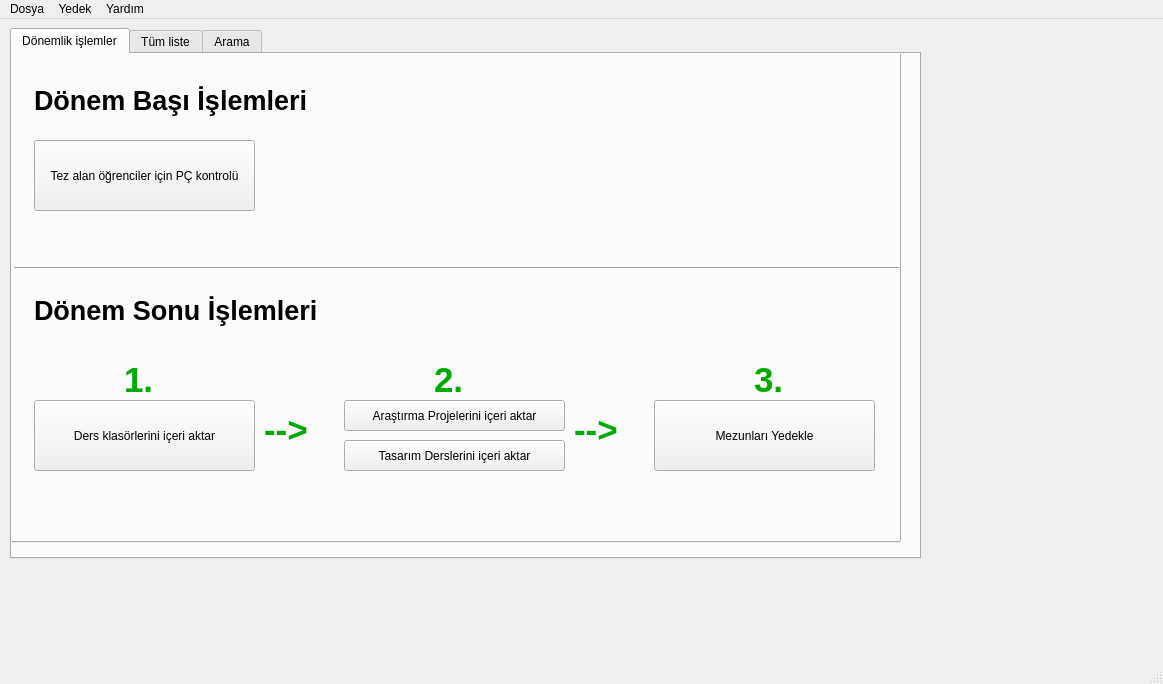
<?xml version="1.0" encoding="UTF-8"?>
<ui version="4.0">
 <class>Gemsis</class>
 <widget class="QMainWindow" name="Gemsis">
  <property name="geometry">
   <rect>
    <x>0</x>
    <y>0</y>
    <width>1163</width>
    <height>684</height>
   </rect>
  </property>
  <property name="windowTitle">
   <string>GemSis</string>
  </property>
  <widget class="QWidget" name="centralwidget">
   <property name="sizePolicy">
    <sizepolicy hsizetype="MinimumExpanding" vsizetype="MinimumExpanding">
     <horstretch>0</horstretch>
     <verstretch>0</verstretch>
    </sizepolicy>
   </property>
   <widget class="QWidget" name="verticalLayoutWidget">
    <property name="geometry">
     <rect>
      <x>10</x>
      <y>9</y>
      <width>911</width>
      <height>531</height>
     </rect>
    </property>
    <layout class="QVBoxLayout" name="verticalLayout_2">
     <item>
      <widget class="QTabWidget" name="donemlik">
       <property name="currentIndex">
        <number>0</number>
       </property>
       <widget class="QWidget" name="tab">
        <attribute name="title">
         <string>Dönemlik işlemler</string>
        </attribute>
        <widget class="QPushButton" name="pushButton">
         <property name="geometry">
          <rect>
           <x>20</x>
           <y>160</y>
           <width>221</width>
           <height>71</height>
          </rect>
         </property>
         <property name="text">
          <string>Ders klasörlerini içeri aktar</string>
         </property>
        </widget>
        <widget class="QPushButton" name="pushButton_2">
         <property name="geometry">
          <rect>
           <x>330</x>
           <y>160</y>
           <width>221</width>
           <height>71</height>
          </rect>
         </property>
         <property name="text">
          <string>Proje Derslerini içeri aktar</string>
         </property>
        </widget>
        <widget class="QPushButton" name="pushButton_3">
         <property name="geometry">
          <rect>
           <x>640</x>
           <y>160</y>
           <width>221</width>
           <height>71</height>
          </rect>
         </property>
         <property name="text">
          <string>Mezunları Sil</string>
         </property>
        </widget>
        <widget class="QLabel" name="label_4">
         <property name="geometry">
          <rect>
           <x>110</x>
           <y>120</y>
           <width>41</width>
           <height>41</height>
          </rect>
         </property>
         <property name="text">
          <string>&lt;html&gt;&lt;head/&gt;&lt;body&gt;&lt;p&gt;&lt;span style=&quot; font-size:26pt; font-weight:600; color:#00aa00;&quot;&gt;1.&lt;/span&gt;&lt;/p&gt;&lt;/body&gt;&lt;/html&gt;</string>
         </property>
         <property name="textFormat">
          <enum>Qt::RichText</enum>
         </property>
        </widget>
        <widget class="QLabel" name="label_9">
         <property name="geometry">
          <rect>
           <x>420</x>
           <y>120</y>
           <width>41</width>
           <height>41</height>
          </rect>
         </property>
         <property name="text">
          <string>&lt;html&gt;&lt;head/&gt;&lt;body&gt;&lt;p&gt;&lt;span style=&quot; font-size:26pt; font-weight:600; color:#00aa00;&quot;&gt;2.&lt;/span&gt;&lt;/p&gt;&lt;/body&gt;&lt;/html&gt;</string>
         </property>
         <property name="textFormat">
          <enum>Qt::RichText</enum>
         </property>
        </widget>
        <widget class="QLabel" name="label_10">
         <property name="geometry">
          <rect>
           <x>740</x>
           <y>120</y>
           <width>41</width>
           <height>41</height>
          </rect>
         </property>
         <property name="text">
          <string>&lt;html&gt;&lt;head/&gt;&lt;body&gt;&lt;p&gt;&lt;span style=&quot; font-size:26pt; font-weight:600; color:#00aa00;&quot;&gt;3.&lt;/span&gt;&lt;/p&gt;&lt;/body&gt;&lt;/html&gt;</string>
         </property>
         <property name="textFormat">
          <enum>Qt::RichText</enum>
         </property>
        </widget>
        <widget class="QLabel" name="label_11">
         <property name="geometry">
          <rect>
           <x>250</x>
           <y>170</y>
           <width>61</width>
           <height>41</height>
          </rect>
         </property>
         <property name="text">
          <string>&lt;html&gt;&lt;head/&gt;&lt;body&gt;&lt;p&gt;&lt;span style=&quot; font-size:26pt; font-weight:600; color:#00aa00;&quot;&gt;--&amp;gt;&lt;/span&gt;&lt;/p&gt;&lt;/body&gt;&lt;/html&gt;</string>
         </property>
         <property name="textFormat">
          <enum>Qt::RichText</enum>
         </property>
        </widget>
        <widget class="QLabel" name="label_12">
         <property name="geometry">
          <rect>
           <x>560</x>
           <y>170</y>
           <width>61</width>
           <height>41</height>
          </rect>
         </property>
         <property name="text">
          <string>&lt;html&gt;&lt;head/&gt;&lt;body&gt;&lt;p&gt;&lt;span style=&quot; font-size:26pt; font-weight:600; color:#00aa00;&quot;&gt;--&amp;gt;&lt;/span&gt;&lt;/p&gt;&lt;/body&gt;&lt;/html&gt;</string>
         </property>
         <property name="textFormat">
          <enum>Qt::RichText</enum>
         </property>
        </widget>
        <widget class="QPushButton" name="pushButton_7">
         <property name="geometry">
          <rect>
           <x>10</x>
           <y>30</y>
           <width>221</width>
           <height>71</height>
          </rect>
         </property>
         <property name="text">
          <string>Ders klasörlerini içeri aktar</string>
         </property>
        </widget>
        <widget class="QTabWidget" name="donemlik_2">
         <property name="geometry">
          <rect>
           <x>-20</x>
           <y>-40</y>
           <width>909</width>
           <height>529</height>
          </rect>
         </property>
         <property name="currentIndex">
          <number>2</number>
         </property>
         <widget class="QWidget" name="tab_7">
          <attribute name="title">
           <string>Tüm liste</string>
          </attribute>
          <widget class="QWidget" name="verticalLayoutWidget_4">
           <property name="geometry">
            <rect>
             <x>0</x>
             <y>0</y>
             <width>881</width>
             <height>551</height>
            </rect>
           </property>
           <layout class="QVBoxLayout" name="verticalLayout_7">
            <property name="spacing">
             <number>6</number>
            </property>
            <property name="topMargin">
             <number>3</number>
            </property>
            <item>
             <layout class="QHBoxLayout" name="horizontalLayout_8">
              <item>
               <widget class="QPushButton" name="import_4">
                <property name="text">
                 <string>Toplu içeri Aktar</string>
                </property>
               </widget>
              </item>
              <item>
               <widget class="QPushButton" name="import_tek_3">
                <property name="text">
                 <string>Tek ders içeri Aktar</string>
                </property>
               </widget>
              </item>
              <item>
               <widget class="QPushButton" name="last_report_3">
                <property name="text">
                 <string>Son Aktarım raporu</string>
                </property>
               </widget>
              </item>
              <item>
               <widget class="QPushButton" name="delete_4">
                <property name="text">
                 <string>Sil</string>
                </property>
               </widget>
              </item>
             </layout>
            </item>
            <item>
             <widget class="QTableWidget" name="tablo_3">
              <property name="rowCount">
               <number>100</number>
              </property>
              <property name="columnCount">
               <number>15</number>
              </property>
              <row/>
              <row/>
              <row/>
              <row/>
              <row/>
              <row/>
              <row/>
              <row/>
              <row/>
              <row/>
              <row/>
              <row/>
              <row/>
              <row/>
              <row/>
              <row/>
              <row/>
              <row/>
              <row/>
              <row/>
              <row/>
              <row/>
              <row/>
              <row/>
              <row/>
              <row/>
              <row/>
              <row/>
              <row/>
              <row/>
              <row/>
              <row/>
              <row/>
              <row/>
              <row/>
              <row/>
              <row/>
              <row/>
              <row/>
              <row/>
              <row/>
              <row/>
              <row/>
              <row/>
              <row/>
              <row/>
              <row/>
              <row/>
              <row/>
              <row/>
              <row/>
              <row/>
              <row/>
              <row/>
              <row/>
              <row/>
              <row/>
              <row/>
              <row/>
              <row/>
              <row/>
              <row/>
              <row/>
              <row/>
              <row/>
              <row/>
              <row/>
              <row/>
              <row/>
              <row/>
              <row/>
              <row/>
              <row/>
              <row/>
              <row/>
              <row/>
              <row/>
              <row/>
              <row/>
              <row/>
              <row/>
              <row/>
              <row/>
              <row/>
              <row/>
              <row/>
              <row/>
              <row/>
              <row/>
              <row/>
              <row/>
              <row/>
              <row/>
              <row/>
              <row/>
              <row/>
              <row/>
              <row/>
              <row/>
              <row/>
              <column/>
              <column/>
              <column/>
              <column/>
              <column/>
              <column/>
              <column/>
              <column/>
              <column/>
              <column/>
              <column/>
              <column/>
              <column/>
              <column/>
              <column/>
             </widget>
            </item>
           </layout>
          </widget>
         </widget>
         <widget class="QWidget" name="tab_8">
          <attribute name="title">
           <string>Arama</string>
          </attribute>
          <widget class="QTableWidget" name="tableWidget_3">
           <property name="geometry">
            <rect>
             <x>0</x>
             <y>50</y>
             <width>901</width>
             <height>451</height>
            </rect>
           </property>
           <property name="rowCount">
            <number>1</number>
           </property>
           <property name="columnCount">
            <number>10</number>
           </property>
           <row/>
           <column/>
           <column/>
           <column/>
           <column/>
           <column/>
           <column/>
           <column/>
           <column/>
           <column/>
           <column/>
          </widget>
          <widget class="QWidget" name="horizontalLayoutWidget_6">
           <property name="geometry">
            <rect>
             <x>0</x>
             <y>20</y>
             <width>641</width>
             <height>77</height>
            </rect>
           </property>
           <layout class="QHBoxLayout" name="horizontalLayout_9">
            <item>
             <widget class="QTextEdit" name="nosearch_3"/>
            </item>
            <item>
             <widget class="QTextEdit" name="namesearch_3"/>
            </item>
            <item>
             <widget class="QTextEdit" name="surnsearch_3"/>
            </item>
            <item>
             <widget class="QPushButton" name="check_3">
              <property name="text">
               <string>Listeyi kontrol et</string>
              </property>
             </widget>
            </item>
           </layout>
          </widget>
          <widget class="QWidget" name="horizontalLayoutWidget_7">
           <property name="geometry">
            <rect>
             <x>50</x>
             <y>0</y>
             <width>531</width>
             <height>21</height>
            </rect>
           </property>
           <layout class="QHBoxLayout" name="horizontalLayout_10">
            <item>
             <widget class="QLabel" name="label_13">
              <property name="text">
               <string>Numara</string>
              </property>
             </widget>
            </item>
            <item>
             <widget class="QLabel" name="label_14">
              <property name="text">
               <string>Ad</string>
              </property>
             </widget>
            </item>
            <item>
             <widget class="QLabel" name="label_15">
              <property name="text">
               <string>Soyad</string>
              </property>
             </widget>
            </item>
           </layout>
          </widget>
         </widget>
         <widget class="QWidget" name="tab_9">
          <attribute name="title">
           <string>Dönemlik işlemler</string>
          </attribute>
          <widget class="QPushButton" name="D_import_2">
           <property name="geometry">
            <rect>
             <x>40</x>
             <y>360</y>
             <width>221</width>
             <height>71</height>
            </rect>
           </property>
           <property name="text">
            <string>Ders klasörlerini içeri aktar</string>
           </property>
          </widget>
          <widget class="QPushButton" name="D_proje_dersi">
           <property name="geometry">
            <rect>
             <x>350</x>
             <y>360</y>
             <width>221</width>
             <height>31</height>
            </rect>
           </property>
           <property name="text">
            <string>Araştırma Projelerini içeri aktar</string>
           </property>
          </widget>
          <widget class="QPushButton" name="D_mezun_sil">
           <property name="geometry">
            <rect>
             <x>660</x>
             <y>360</y>
             <width>221</width>
             <height>71</height>
            </rect>
           </property>
           <property name="text">
            <string>Mezunları Yedekle</string>
           </property>
          </widget>
          <widget class="QLabel" name="label_16">
           <property name="geometry">
            <rect>
             <x>130</x>
             <y>320</y>
             <width>41</width>
             <height>41</height>
            </rect>
           </property>
           <property name="text">
            <string>&lt;html&gt;&lt;head/&gt;&lt;body&gt;&lt;p&gt;&lt;span style=&quot; font-size:26pt; font-weight:600; color:#00aa00;&quot;&gt;1.&lt;/span&gt;&lt;/p&gt;&lt;/body&gt;&lt;/html&gt;</string>
           </property>
           <property name="textFormat">
            <enum>Qt::RichText</enum>
           </property>
          </widget>
          <widget class="QLabel" name="label_17">
           <property name="geometry">
            <rect>
             <x>440</x>
             <y>320</y>
             <width>41</width>
             <height>41</height>
            </rect>
           </property>
           <property name="text">
            <string>&lt;html&gt;&lt;head/&gt;&lt;body&gt;&lt;p&gt;&lt;span style=&quot; font-size:26pt; font-weight:600; color:#00aa00;&quot;&gt;2.&lt;/span&gt;&lt;/p&gt;&lt;/body&gt;&lt;/html&gt;</string>
           </property>
           <property name="textFormat">
            <enum>Qt::RichText</enum>
           </property>
          </widget>
          <widget class="QLabel" name="label_18">
           <property name="geometry">
            <rect>
             <x>760</x>
             <y>320</y>
             <width>41</width>
             <height>41</height>
            </rect>
           </property>
           <property name="text">
            <string>&lt;html&gt;&lt;head/&gt;&lt;body&gt;&lt;p&gt;&lt;span style=&quot; font-size:26pt; font-weight:600; color:#00aa00;&quot;&gt;3.&lt;/span&gt;&lt;/p&gt;&lt;/body&gt;&lt;/html&gt;</string>
           </property>
           <property name="textFormat">
            <enum>Qt::RichText</enum>
           </property>
          </widget>
          <widget class="QLabel" name="label_19">
           <property name="geometry">
            <rect>
             <x>270</x>
             <y>370</y>
             <width>61</width>
             <height>41</height>
            </rect>
           </property>
           <property name="text">
            <string>&lt;html&gt;&lt;head/&gt;&lt;body&gt;&lt;p&gt;&lt;span style=&quot; font-size:26pt; font-weight:600; color:#00aa00;&quot;&gt;--&amp;gt;&lt;/span&gt;&lt;/p&gt;&lt;/body&gt;&lt;/html&gt;</string>
           </property>
           <property name="textFormat">
            <enum>Qt::RichText</enum>
           </property>
          </widget>
          <widget class="QLabel" name="label_20">
           <property name="geometry">
            <rect>
             <x>580</x>
             <y>370</y>
             <width>61</width>
             <height>41</height>
            </rect>
           </property>
           <property name="text">
            <string>&lt;html&gt;&lt;head/&gt;&lt;body&gt;&lt;p&gt;&lt;span style=&quot; font-size:26pt; font-weight:600; color:#00aa00;&quot;&gt;--&amp;gt;&lt;/span&gt;&lt;/p&gt;&lt;/body&gt;&lt;/html&gt;</string>
           </property>
           <property name="textFormat">
            <enum>Qt::RichText</enum>
           </property>
          </widget>
          <widget class="QPushButton" name="D_check">
           <property name="geometry">
            <rect>
             <x>40</x>
             <y>100</y>
             <width>221</width>
             <height>71</height>
            </rect>
           </property>
           <property name="text">
            <string>Tez alan öğrenciler için PÇ kontrolü</string>
           </property>
          </widget>
          <widget class="QLabel" name="label_21">
           <property name="geometry">
            <rect>
             <x>40</x>
             <y>40</y>
             <width>421</width>
             <height>41</height>
            </rect>
           </property>
           <property name="text">
            <string>&lt;html&gt;&lt;head/&gt;&lt;body&gt;&lt;p&gt;&lt;span style=&quot; font-size:20pt; font-weight:600; color:#000000;&quot;&gt;Dönem Başı İşlemleri&lt;/span&gt;&lt;/p&gt;&lt;/body&gt;&lt;/html&gt;</string>
           </property>
           <property name="textFormat">
            <enum>Qt::RichText</enum>
           </property>
          </widget>
          <widget class="QLabel" name="label_22">
           <property name="geometry">
            <rect>
             <x>40</x>
             <y>250</y>
             <width>421</width>
             <height>41</height>
            </rect>
           </property>
           <property name="text">
            <string>&lt;html&gt;&lt;head/&gt;&lt;body&gt;&lt;p&gt;&lt;span style=&quot; font-size:20pt; font-weight:600; color:#000000;&quot;&gt;Dönem Sonu İşlemleri&lt;/span&gt;&lt;/p&gt;&lt;/body&gt;&lt;/html&gt;</string>
           </property>
           <property name="textFormat">
            <enum>Qt::RichText</enum>
           </property>
          </widget>
          <widget class="Line" name="line">
           <property name="geometry">
            <rect>
             <x>20</x>
             <y>220</y>
             <width>891</width>
             <height>16</height>
            </rect>
           </property>
           <property name="orientation">
            <enum>Qt::Horizontal</enum>
           </property>
          </widget>
          <widget class="QPushButton" name="D_tasarim_dersi">
           <property name="geometry">
            <rect>
             <x>350</x>
             <y>400</y>
             <width>221</width>
             <height>31</height>
            </rect>
           </property>
           <property name="text">
            <string>Tasarım Derslerini içeri aktar</string>
           </property>
          </widget>
         </widget>
        </widget>
       </widget>
       <widget class="QWidget" name="tab_3">
        <attribute name="title">
         <string>Tüm liste</string>
        </attribute>
        <widget class="QWidget" name="verticalLayoutWidget_2">
         <property name="geometry">
          <rect>
           <x>0</x>
           <y>0</y>
           <width>881</width>
           <height>551</height>
          </rect>
         </property>
         <layout class="QVBoxLayout" name="verticalLayout_3">
          <property name="spacing">
           <number>6</number>
          </property>
          <property name="topMargin">
           <number>3</number>
          </property>
          <item>
           <layout class="QHBoxLayout" name="horizontalLayout">
            <item>
             <widget class="QPushButton" name="import_2">
              <property name="text">
               <string>Toplu içeri Aktar</string>
              </property>
             </widget>
            </item>
            <item>
             <widget class="QPushButton" name="import_tek">
              <property name="text">
               <string>Tek ders içeri Aktar</string>
              </property>
             </widget>
            </item>
            <item>
             <widget class="QPushButton" name="last_report">
              <property name="text">
               <string>Son Aktarım raporu</string>
              </property>
             </widget>
            </item>
            <item>
             <widget class="QPushButton" name="delete_2">
              <property name="text">
               <string>Mezun Yedekle</string>
              </property>
             </widget>
            </item>
            <item>
             <widget class="QPushButton" name="birlestir">
              <property name="text">
               <string>Birleştir</string>
              </property>
             </widget>
            </item>
            <item>
             <widget class="QCheckBox" name="sub_pc">
              <property name="text">
               <string>Alt PÇ'leri göster</string>
              </property>
             </widget>
            </item>
           </layout>
          </item>
          <item>
           <widget class="QTableWidget" name="tablo">
            <property name="rowCount">
             <number>100</number>
            </property>
            <property name="columnCount">
             <number>37</number>
            </property>
            <row/>
            <row/>
            <row/>
            <row/>
            <row/>
            <row/>
            <row/>
            <row/>
            <row/>
            <row/>
            <row/>
            <row/>
            <row/>
            <row/>
            <row/>
            <row/>
            <row/>
            <row/>
            <row/>
            <row/>
            <row/>
            <row/>
            <row/>
            <row/>
            <row/>
            <row/>
            <row/>
            <row/>
            <row/>
            <row/>
            <row/>
            <row/>
            <row/>
            <row/>
            <row/>
            <row/>
            <row/>
            <row/>
            <row/>
            <row/>
            <row/>
            <row/>
            <row/>
            <row/>
            <row/>
            <row/>
            <row/>
            <row/>
            <row/>
            <row/>
            <row/>
            <row/>
            <row/>
            <row/>
            <row/>
            <row/>
            <row/>
            <row/>
            <row/>
            <row/>
            <row/>
            <row/>
            <row/>
            <row/>
            <row/>
            <row/>
            <row/>
            <row/>
            <row/>
            <row/>
            <row/>
            <row/>
            <row/>
            <row/>
            <row/>
            <row/>
            <row/>
            <row/>
            <row/>
            <row/>
            <row/>
            <row/>
            <row/>
            <row/>
            <row/>
            <row/>
            <row/>
            <row/>
            <row/>
            <row/>
            <row/>
            <row/>
            <row/>
            <row/>
            <row/>
            <row/>
            <row/>
            <row/>
            <row/>
            <row/>
            <column/>
            <column/>
            <column/>
            <column/>
            <column/>
            <column/>
            <column/>
            <column/>
            <column/>
            <column/>
            <column/>
            <column/>
            <column/>
            <column/>
            <column/>
            <column/>
            <column/>
            <column/>
            <column/>
            <column/>
            <column/>
            <column/>
            <column/>
            <column/>
            <column/>
            <column/>
            <column/>
            <column/>
            <column/>
            <column/>
            <column/>
            <column/>
            <column/>
            <column/>
            <column/>
            <column/>
            <column/>
           </widget>
          </item>
         </layout>
        </widget>
       </widget>
       <widget class="QWidget" name="tab_4">
        <attribute name="title">
         <string>Arama</string>
        </attribute>
        <widget class="QTableWidget" name="tableWidget">
         <property name="geometry">
          <rect>
           <x>0</x>
           <y>50</y>
           <width>901</width>
           <height>451</height>
          </rect>
         </property>
         <property name="rowCount">
          <number>1</number>
         </property>
         <property name="columnCount">
          <number>15</number>
         </property>
         <row/>
         <column/>
         <column/>
         <column/>
         <column/>
         <column/>
         <column/>
         <column/>
         <column/>
         <column/>
         <column/>
         <column/>
         <column/>
         <column/>
         <column/>
         <column/>
        </widget>
        <widget class="QWidget" name="horizontalLayoutWidget_2">
         <property name="geometry">
          <rect>
           <x>0</x>
           <y>20</y>
           <width>641</width>
           <height>21</height>
          </rect>
         </property>
         <layout class="QHBoxLayout" name="horizontalLayout_2">
          <item>
           <widget class="QTextEdit" name="nosearch"/>
          </item>
          <item>
           <widget class="QTextEdit" name="namesearch"/>
          </item>
          <item>
           <widget class="QTextEdit" name="surnsearch"/>
          </item>
          <item>
           <widget class="QPushButton" name="check">
            <property name="text">
             <string>Listeyi kontrol et</string>
            </property>
           </widget>
          </item>
         </layout>
        </widget>
        <widget class="QWidget" name="horizontalLayoutWidget_3">
         <property name="geometry">
          <rect>
           <x>50</x>
           <y>0</y>
           <width>531</width>
           <height>21</height>
          </rect>
         </property>
         <layout class="QHBoxLayout" name="horizontalLayout_3">
          <item>
           <widget class="QLabel" name="label">
            <property name="text">
             <string>Numara</string>
            </property>
           </widget>
          </item>
          <item>
           <widget class="QLabel" name="label_2">
            <property name="text">
             <string>Ad</string>
            </property>
           </widget>
          </item>
          <item>
           <widget class="QLabel" name="label_3">
            <property name="text">
             <string>Soyad</string>
            </property>
           </widget>
          </item>
         </layout>
        </widget>
       </widget>
      </widget>
     </item>
    </layout>
   </widget>
  </widget>
  <widget class="QStatusBar" name="statusbar"/>
  <widget class="QMenuBar" name="menuBar">
   <property name="geometry">
    <rect>
     <x>0</x>
     <y>0</y>
     <width>1163</width>
     <height>20</height>
    </rect>
   </property>
   <widget class="QMenu" name="menuDosya">
    <property name="title">
     <string>Dosya</string>
    </property>
    <addaction name="D_tum_export"/>
    <addaction name="proje_dersi"/>
    <addaction name="tasarim_dersi"/>
    <addaction name="mezun_sil"/>
    <addaction name="close"/>
   </widget>
   <widget class="QMenu" name="menuYedek">
    <property name="title">
     <string>Yedek</string>
    </property>
    <addaction name="yedekle"/>
    <addaction name="import_yedek"/>
    <addaction name="import_list"/>
    <addaction name="delete_database"/>
   </widget>
   <widget class="QMenu" name="menuyard_m">
    <property name="title">
     <string>Yardım</string>
    </property>
    <addaction name="yardim"/>
    <addaction name="hakkinda"/>
   </widget>
   <addaction name="menuDosya"/>
   <addaction name="menuYedek"/>
   <addaction name="menuyard_m"/>
  </widget>
  <action name="actionToplu_i_eri_aktar">
   <property name="text">
    <string>Tek dosya içeri aktar</string>
   </property>
  </action>
  <action name="actionToplu_i_eri_aktar_2">
   <property name="text">
    <string>Toplu içeri aktar</string>
   </property>
  </action>
  <action name="actionTek_dosya_sil">
   <property name="text">
    <string>Tek dosya sil</string>
   </property>
  </action>
  <action name="close">
   <property name="text">
    <string>Çıkış</string>
   </property>
  </action>
  <action name="yedekle">
   <property name="text">
    <string>Dosyaları yedekle</string>
   </property>
  </action>
  <action name="import_yedek">
   <property name="text">
    <string>Yedeği içeri aktar</string>
   </property>
  </action>
  <action name="import_list">
   <property name="text">
    <string>İçeri aktarılmış dosyalar</string>
   </property>
  </action>
  <action name="yardim">
   <property name="text">
    <string>Gemsis yardım</string>
   </property>
  </action>
  <action name="hakkinda">
   <property name="text">
    <string>Hakkında</string>
   </property>
  </action>
  <action name="delete_database">
   <property name="text">
    <string>Verileri sil</string>
   </property>
  </action>
  <action name="mezun_sil">
   <property name="text">
    <string>Mezunları sil</string>
   </property>
  </action>
  <action name="proje_dersi">
   <property name="text">
    <string>Araştırma Projelerini Aktar</string>
   </property>
  </action>
  <action name="tasarim_dersi">
   <property name="text">
    <string>Tasarım Derslerini Aktar</string>
   </property>
  </action>
  <action name="D_tum_export">
   <property name="text">
    <string>Tüm listeyi dışarı aktar</string>
   </property>
  </action>
 </widget>
 <resources/>
 <connections/>
</ui>
